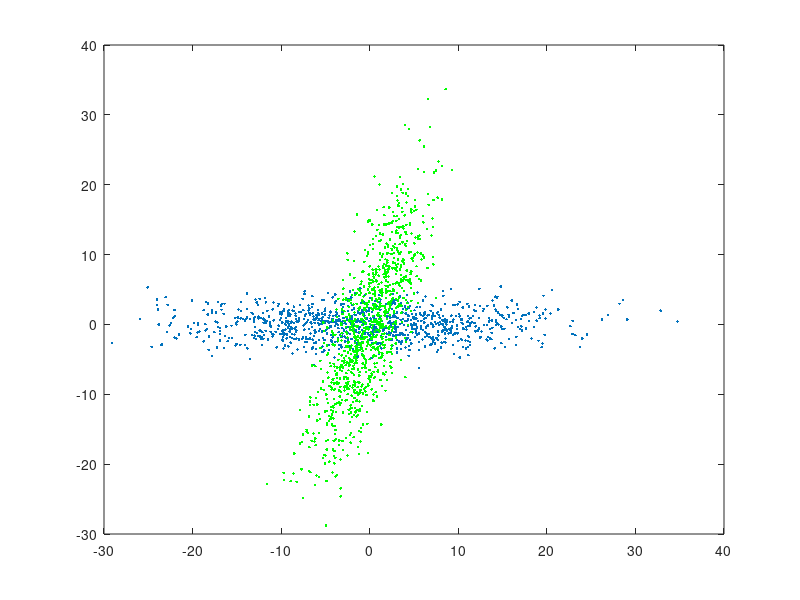

Source code (MATLAB):
clear 
clc
close all

a = 10*randn(1000,1);
b = 2*randn(1000,1);
figure, plot (a,b, '.')

R = [ cosd(75) -sind(75);sind(75) cosd(75)];


G = R*[a,b]';

size(G)

x = G(1,:);
y = G(2,:);

hold on
plot(x,y, '.g')
hold off

R

CovMat=cov([x',y']);
[V,D]=eigs(CovMat,2);


EstimateR = fliplr(V)